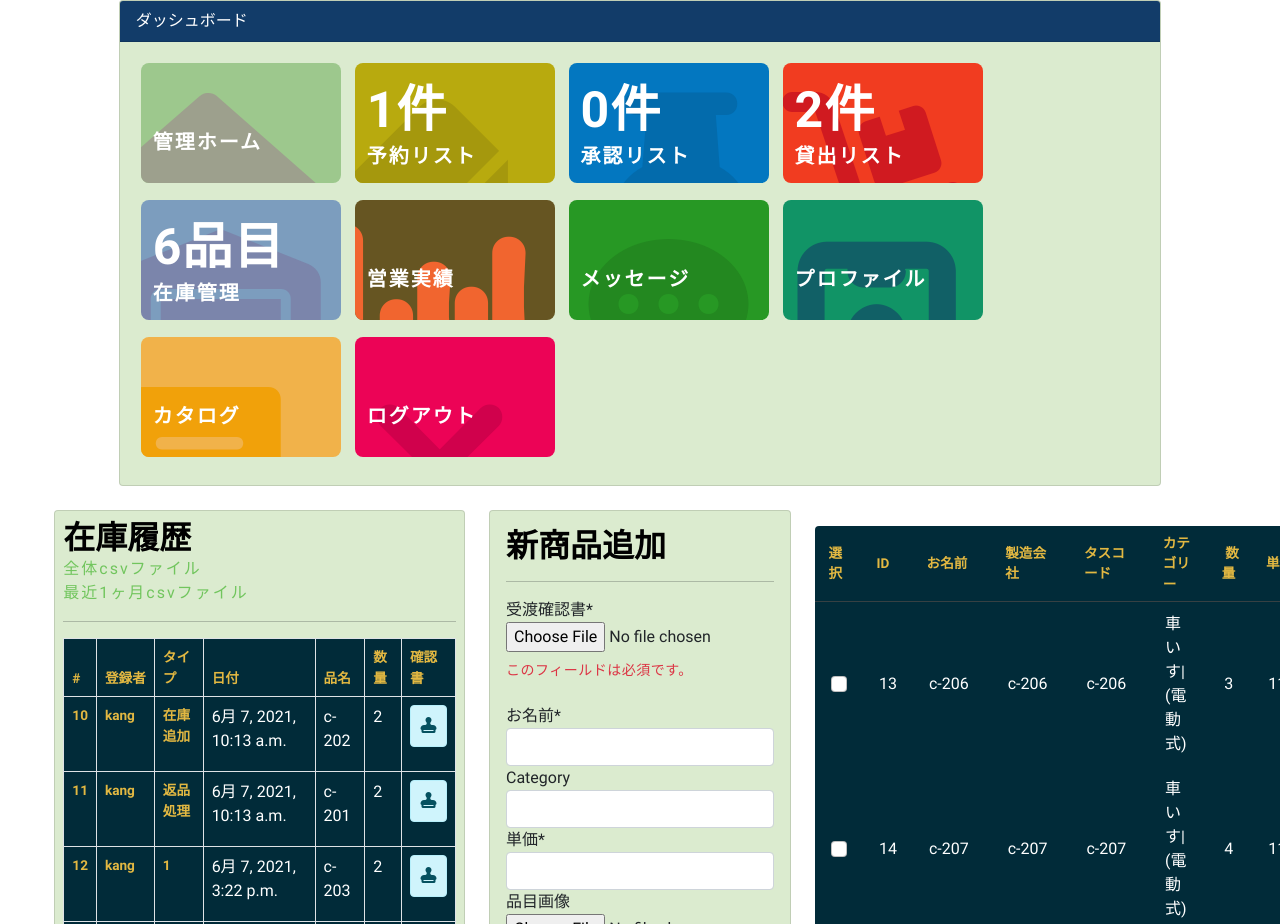
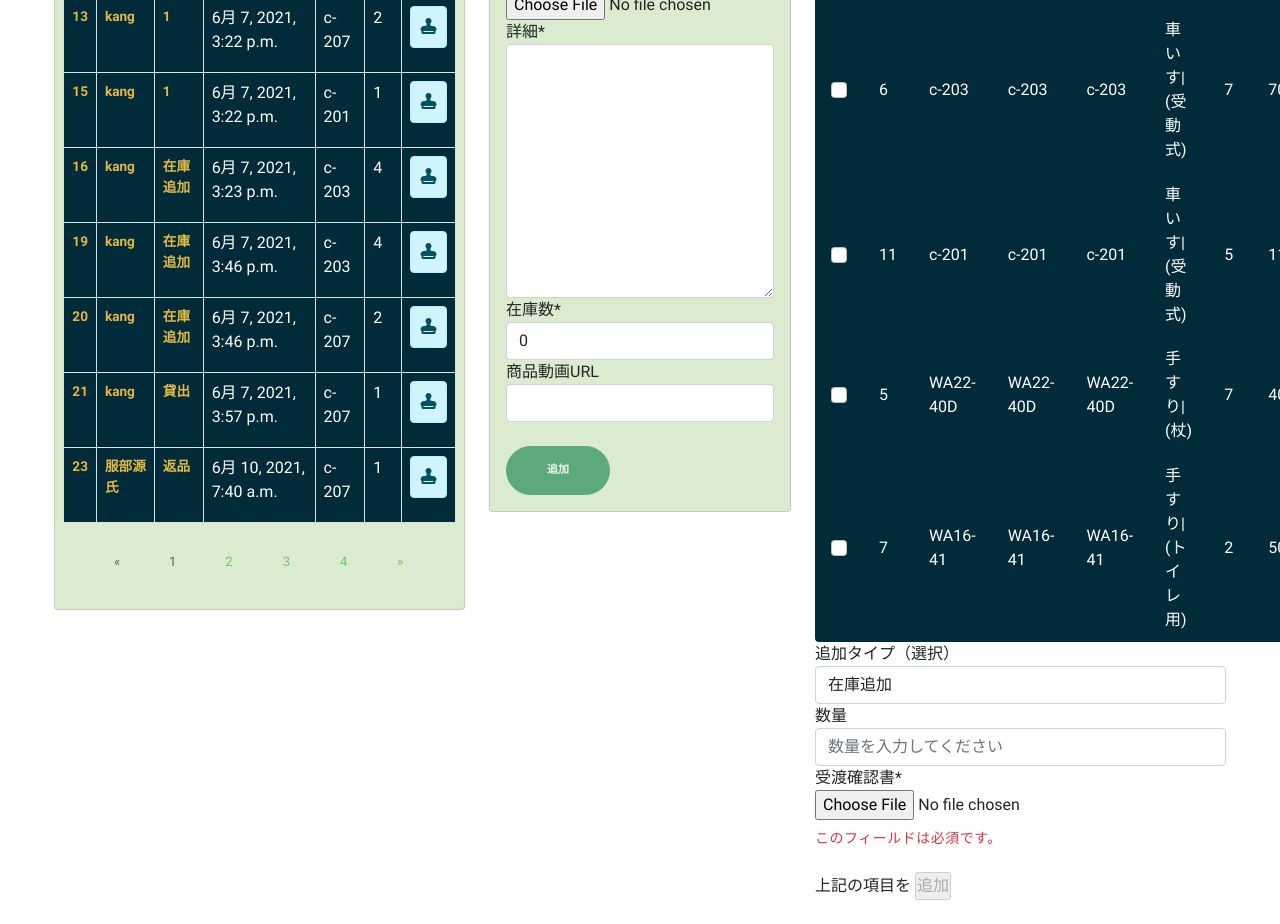
Page /dashboard/item/ (signed in) on the earlier database version (2 pictures, top to bottom).
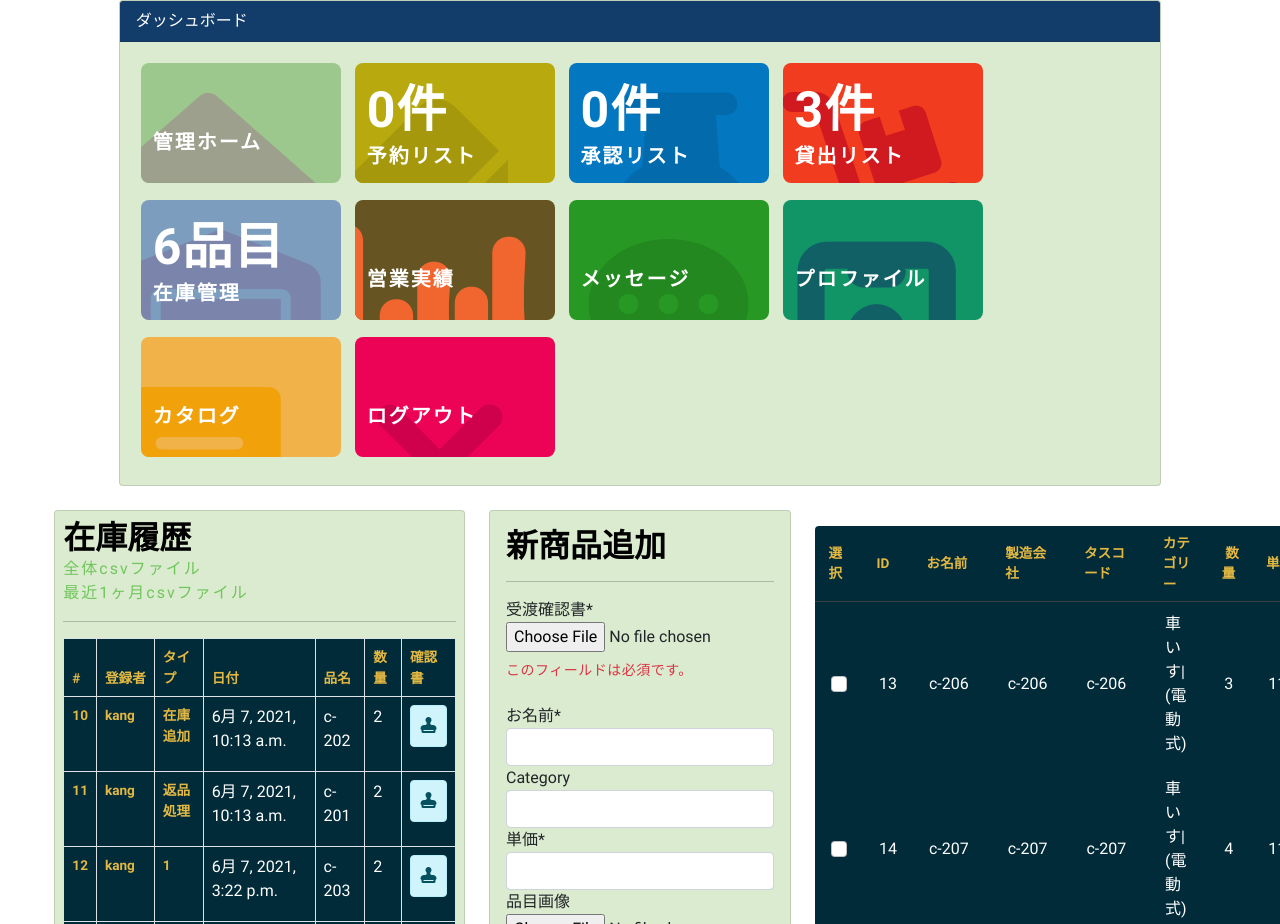
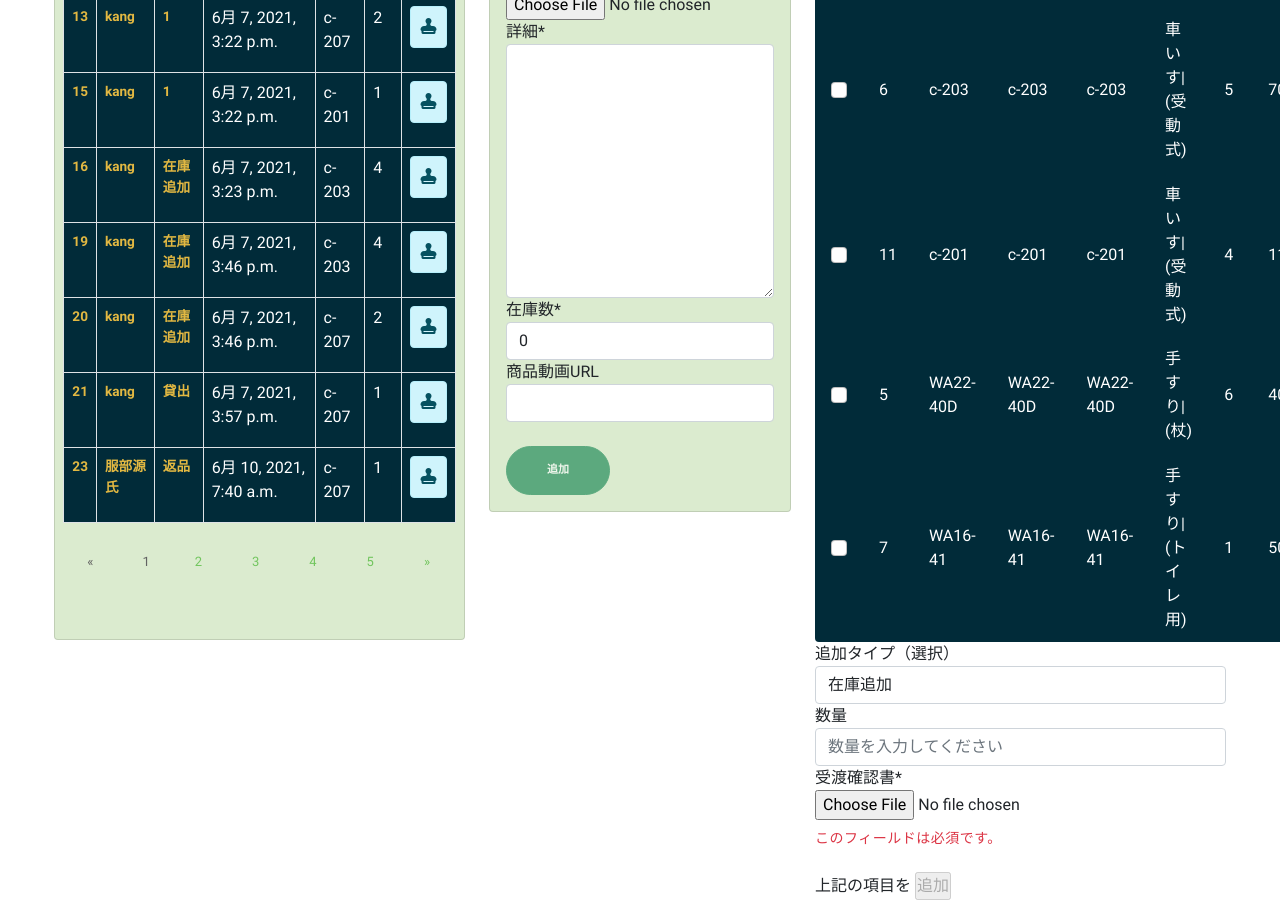
Same page on the later database version (2 pictures, top to bottom).
### customer/models.py (models this page shows, shortened)
class MenuItem(models.Model):
    name = models.CharField(max_length=100)
    description = models.TextField()
    image = models.ImageField(upload_to='menu_images/', blank=True)
    price = models.IntegerField()
    category = models.ForeignKey('Category', on_delete=models.CASCADE)
    quantity = models.IntegerField(default=0)
    video_url = models.CharField(max_length=100, blank=True)

class Category(MPTTModel):
    parent = TreeForeignKey('self', on_delete=models.CASCADE, blank=True, null=True, related_name='children')
    name = models.CharField(max_length=100)
    def __str__(self):
        return self.name
    class MPTTMeta:
        order_insertion_by = ['name']

### dashboard/views.py (the view)
# urls.py: path('item/', item, name='item'),
@login_required
def item(request):
    items = MenuItem.objects.all()
    tracker_list = Tracker.objects.all().order_by('-created_on')
    permissions = Permission.objects.filter(result=1).order_by('-date')
    if request.method == 'POST':
        if 'save_new' in request.POST:
            form0 = TrackerImageForm(request.POST, request.FILES)
            form = ItemForm(request.POST, request.FILES)
            if form0.is_valid():
                if form.is_valid():
                    form.save()
                    name =form.cleaned_data['name']
                    category =form.cleaned_data['category']
                    quantity =form.cleaned_data['quantity']
                    contract_image = form0.cleaned_data['contract_image']
                    Tracker.objects.create(
                        name=name, category=category, quantity=quantity, contract_image=contract_image,
                    )
                    return redirect('item')
        if 'save_renew' in request.POST:
            form0 = TrackerImageForm(request.POST, request.FILES)
            if form0.is_valid():
                item_id = request.POST.get('items[]')
                type = request.POST.get('type')
                quantity = request.POST.get('quantity')
                item = MenuItem.objects.get(pk=item_id)
                Tracker.objects.create(
                    user = request.user,
                    type= type,
                    name = item.name,
                    category = item.category,
                    quantity = quantity,
                    contract_image = form0.cleaned_data['contract_image']
                )
                item.quantity += int(quantity)
                item.save()
                return redirect('item')
    else:
        form0 = TrackerImageForm(request.POST, request.FILES)
        form = ItemForm()
    order_count = OrderModel.objects.filter(status=2).count()
    uncharged_count = Permission.objects.filter(result=3).count()
    rent_count = Permission.objects.filter(result=1).count()
    item_count = MenuItem.objects.all().count()
    page = request.GET.get('page', 1)
    paginator = Paginator(tracker_list.order_by('category__parent'), 10)
    trackers = paginator.page(page)
    context = {
        'items': items.order_by('category__parent'),
        'form': form,
        'form0': form0,
        'permissions':permissions,
        'trackers':trackers,
        'order_count': order_count,
        'uncharged_count': uncharged_count,
        'rent_count':rent_count,
        'item_count':item_count,
    }
    return render(request, 'dashboard/item.html', context)

### dashboard/forms.py
class ItemForm(forms.ModelForm):
    category = TreeNodeChoiceField(label='カテゴリー', queryset=Category.objects.all(), level_indicator="|")
    class Meta:
        model = MenuItem
        fields = ['name', 'category','price', 'image', 'description', 'quantity', 'video_url']
    def __init__(self, *args, **kwargs):
        super(ItemForm, self).__init__(*args, **kwargs)
        self.fields['name'].label = "お名前"
        self.fields['price'].label = "単価"
        self.fields['description'].label = "詳細"
        self.fields['quantity'].label = "在庫数"
        self.fields['image'].label = "品目画像"
        self.fields['video_url'].label = "商品動画URL"

class TrackerImageForm(forms.ModelForm):
    class Meta:
        model = Tracker
        fields = ['contract_image']
    def __init__(self, *args, **kwargs):
        super(TrackerImageForm, self).__init__(*args, **kwargs)
        self.fields['contract_image'].label = "受渡確認書"

### dashboard/templates/dashboard/item.html (shortened to what the changed rows need)
{% extends 'dashboard/base.html' %}
{% load crispy_forms_tags %}
{% block content %}
{% include 'dashboard/top.html' %}
{% load mptt_tags %}
<div class="row justify-content-center my-4">
<div class="col-lg-4">
  <div class="card p-2">
    <h2>在庫履歴</h2>
    <table class="table table-bordered table-hover" style="width:100%">
      <thead class="thead-dark">
        <tr>
          <th scope="col">#</th>
          <th scope="col">登録者</th>
          <th scope="col">タイプ</th>
          <th scope="col">日付</th>
          <th scope="col">品名</th>
          <th scope="col">数量</th>
          <th scope="col">確認書</th>
        </tr>
      </thead>
      <tbody>
        {% for tracker in trackers %}
        <tr>
          <th scope="row">{{ tracker.id }}</th>
          <th scope="row">{{ tracker.user }}</th>
          <th scope="row">{{ tracker.type }}</th>
        </tr>
        {% endfor %}
      </tbody>
    </table>
      {% if trackers.has_other_pages %}
  <ul class="pagination justify-content-center">
      {% for i in trackers.paginator.page_range %}
      {% if trackers.number == i %}
      <li class="m-2 active"><span class="p-3">{{ i }} <span class="sr-only">(current)</span></span></li>
      {% else %}
      <li class="m-2"><a class="p-3" href="?page={{ i }}">{{ i }}</a></li>
      {% endif %}
      {% endfor %}
  </ul>
  {% endif %}
  </div>
</div>
  <div class="col-lg-3">
      <div class="card p-3" data-aos="zoom-in" data-aos-delay="200">
          <h2>新商品追加</h2>
      </div>
  </div>
  <div class="col-lg-4" data-aos="fade-in" data-aos-delay="500">
      <div class="form-group pt-3">
          <form method="POST" enctype='multipart/form-data'>
              <table id="fav-table">
                  <thead>
                      <tr>
                          <th>選択</th>
                          <th scope="col">ID
                          <th scope="col">お名前</th>
                          <th scope="col">製造会社</th>
                          <th scope="col">タスコード</th>
                          <th scope="col">カテゴリー</th>
                          <th scope="col">&nbsp;数量</th>
                          <th scope="col">単価</th>
                      </tr>
                  </thead>
                  <tbody>
                      {% for item in items %}
                      <tr>
                          <td><input onclick="selectOnlyThis(this.id)" type="checkbox" name="items[]" class="form-check-input" value="{{ item.pk }}" id="onetarget"></td>
                          <td >{{ item.id }}</td>
                          <td class="editable" data-id="{{ item.id}}"data-type="name">{{ item.name }}</td>
                          <td class="editable" data-id="{{ item.id}}"data-type="name">{{ item.name }}</td>
                          <td class="editable" data-id="{{ item.id}}"data-type="name">{{ item.name }}</td>
                          <td class="d-flex">{{ item.category.parent }}|({{ item.category.name }})</td>
                          <td >{{ item.quantity }}</td>
                          <td class="editable" data-id="{{ item.id}}"data-type="price">{{ item.price }}</td>
                      </tr>
                      {% endfor %}
                  </tbody>
              </table>
          </form>
      </div>
  </div>
</div>
{% endblock content %}

Differences in the rows shown:
changed MenuItem id 6: quantity "7" → "5"
changed MenuItem id 11: quantity "5" → "4"
changed MenuItem "WA22-40D": quantity "7" → "6"
changed MenuItem "WA16-41": quantity "2" → "1"
Other differences:
{{ order_count }}: "1" → "0"
{{ rent_count }}: "2" → "3"
new list line: "5"
